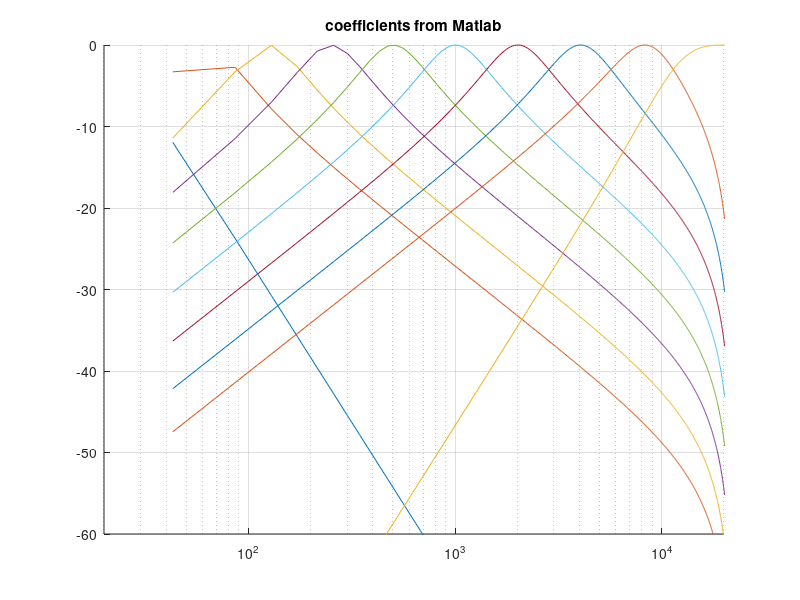
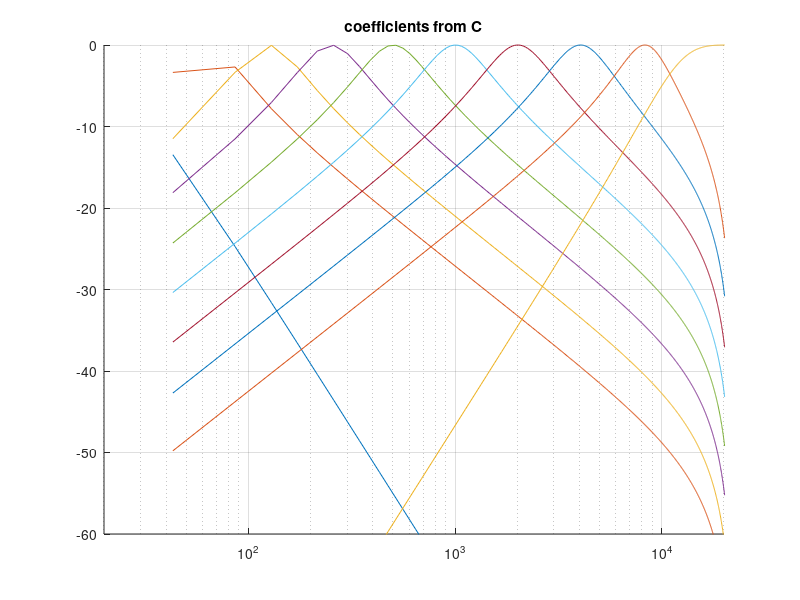

These charts were generated, in order, by the following MATLAB code:
% This code is based on an example provided by Giulio Moro, April 20 2015.

Fs=44100;
t = 1/Fs;
t2 = t*t;
q = sqrt(2); % q is sqrt(2) for 10 bands and 10 bands is all I can handle.

f=[22, 44, 88, 177, 355, 710, 1420, 2840, 5680, 11360];
geoMeans(1)=sqrt(22*44);
geoMeans(2)=sqrt(44*88);
geoMeans(3)=sqrt(88*177);
geoMeans(4)=sqrt(177*355);
geoMeans(5)=sqrt(710*355);
geoMeans(6)=sqrt(710*1420);
geoMeans(7)=sqrt(1420*2840);
geoMeans(8)=sqrt(2840*5680);
geoMeans(9)=sqrt(5680*11360);
geoMeans(10)=sqrt(11360*22720);
clear co
i=1;
  [B,A]=butter(2,f(i)/22050,'low');
  co(i,1:2)=A(2:3);
  co(i,3:5)=B(:);

for i=2:9
  [B,A]=butter(1,[f(i:i+1)]/22050,'bandpass');
  co(i,1:2)=A(2:3);
  co(i,3:5)=B(:);
end

i=10;
  [B,A]=butter(2,f(i)/22050,'high');
  co(i,1:2)=A(2:3);
  co(i,3:5)=B(:);
 

co=[ones(10,1) co];
F=co;
figure(2)
clf
hold on
x=[1;zeros(1023,1)];
for i=1:10
  x=20*log10(abs(freqz(F(i,4:6),F(i,1:3))));
  plot((0:511)*22050/512,x);
end
axis([20 20000 -60 0]);
set(gca,'xscale','log')
title('coefficients from Matlab')
grid on
print('-dpng','matlabCoeff.png')
hold off
  
  
F=[-1.995572, 0.995577, 0.000002, 0.000005, 0.000002
-1.993672, 0.993751, 0.003125, 0.000000, -0.003125
-1.987191, 0.987506, 0.006247, 0.000000, -0.006247
-1.973806, 0.975066, 0.012467, 0.000000, -0.012467
-1.945715, 0.950705, 0.024648, 0.000000, -0.024648
-1.884519, 0.903986, 0.048007, 0.000000, -0.048007
-1.744093, 0.818264, 0.090868, 0.000000, -0.090868
-1.406099, 0.676932, 0.161534, 0.000000, -0.161534
-0.572807, 0.507133, 0.246433, 0.000000, -0.246433
0.055924, 0.172126, 0.279051, -0.558101, 0.279051
];
F=[ones(10,1) F];
figure(1)
clf
hold on
x=[1;zeros(1023,1)];
for i=1:10
  x=20*log10(abs(freqz(F(i,4:6),F(i,1:3))));
  plot((0:511)/512*22050,x);
end
axis([20 20000 -60 0]);
set(gca,'xscale','log')
grid on
hold off
title('coefficients from C')
print('-dpng','astridCoeff.png')